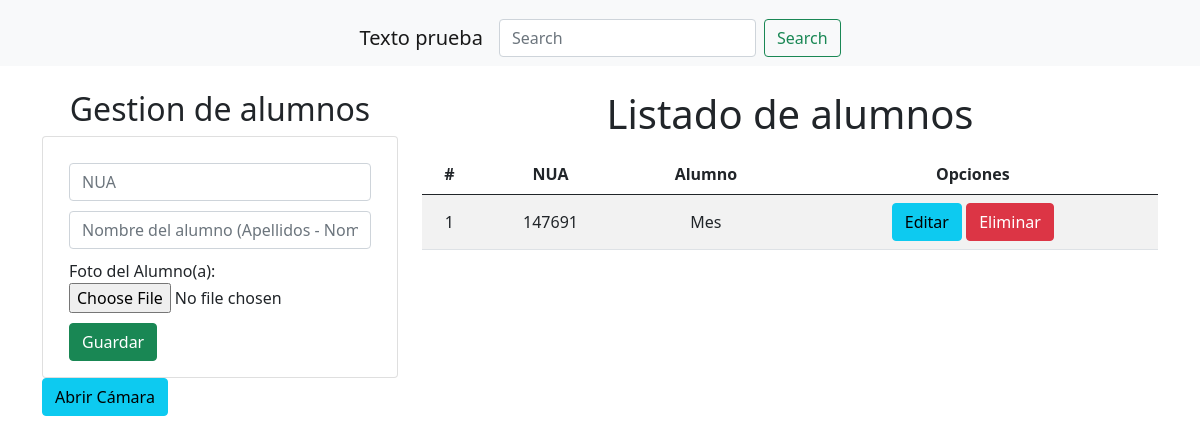
The app's page /, older data.
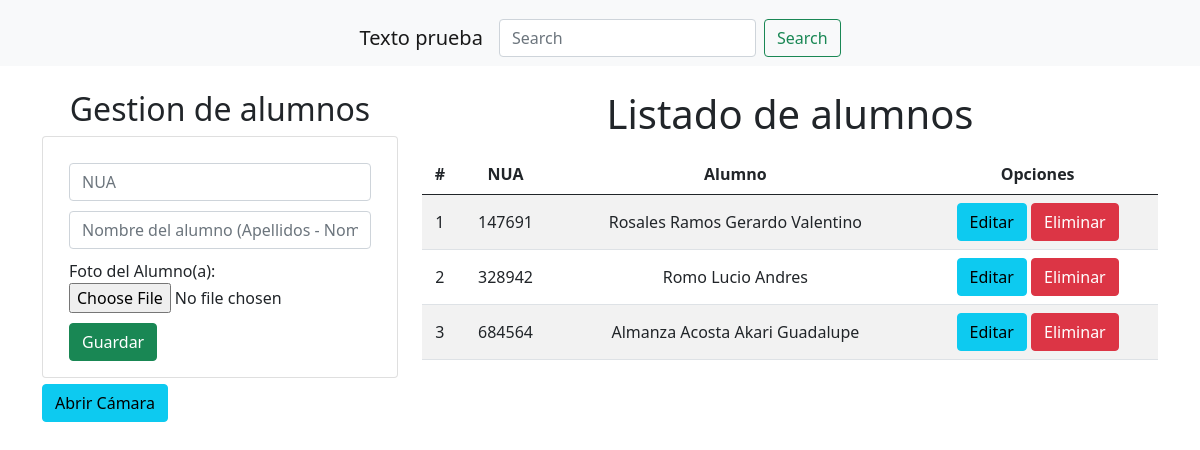
The same page, newer data.
### Aplicaciones/Academico/models.py (models this page shows, shortened)
class Curso(models.Model):
    nua = models.CharField(primary_key=True,max_length=6)
    nombre = models.CharField(max_length=100)
    foto = models.ImageField(upload_to="alumnos", null=True)

### Aplicaciones/Academico/views.py (the view)
# urls.py: path('', views.home),
def home(request):
    alumnosListados = Curso.objects.all()
    return render(request, "gestionAlumnos.html", {"alumnos": alumnosListados})

### Aplicaciones/Academico/templates/gestionAlumnos.html (shortened to what this page needs)
{% extends "./base.html" %}
{% block body %}
<div class="row">
    <div class="col-sm-12 col-md-6 col-lg-4 col-xl-4">
        <h2 class="text-center">Gestion de alumnos</h2>
        <div class="card">
            <div class="card-body" style="display: flex;
                                        justify-content: flex-start;
                                        flex-direction: column-reverse;">
                <form id="formularioCurso" enctype="multipart/form-data" action="/registrarAlumno/" method="POST"> {% csrf_token %}
                    <div class="form-group" style="margin: 10px;">
                        <input type="text"
                                name="txtNUA"
                                id="txtNUA"
                                class="form-control"
                                placeholder="NUA"
                                minlength="6"
                                maxlength="6"
                                required>
                    </div>
                    <div class="form-group" style="margin: 10px;">
                        <input type="text"
                                name="txtNombre"
                                id="txtNombre"
                                class="form-control"
                                placeholder="Nombre del alumno (Apellidos - Nombre(s))"
                                minlength="3"
                                maxlength="100"
                                required>
                    </div>
                    <div class="form-group" style="margin: 10px;">
                        <label for="foto">Foto del Alumno(a): </label>
                        <input type="file" id="foto" name="fotoAlumno" accept="image/*">
                    </div>
                    <div class="form-group" style="display: flex; padding-left: 10px;">
                        <button type="submit" class="btn btn-success btn-block text-white">Guardar</button>
                    </div>
                </form>
            </div>
        </div>
    </div>
    <div class="col-sm-12 col-md-6 col-lg-8 col-xl-8">
        <h1 class="text-center">Listado de alumnos</h1>
        <div class="table-responsive py-2">
            <table class="table table-striped">
                <thead>
                    <tr>
                        <th>#</th>
                        <th>NUA</th>
                        <th>Alumno</th>
                        <th colspan="2">Opciones</th>
                    </tr>
                </thead>
                <tbody>
                    {% for a in alumnos %}
                    <tr>
                        <td>{{forloop.counter}}</td>
                        <td>{{a.nua}}</td>
                        <td>{{a.nombre}}</td>
                        <td>
                            <a href="edicionAlumno/{{a.nua}}" class="btn btn-info">Editar</a>
                            <a href="eliminacionAlumno/{{a.nua}}" class="btn btn-danger btnEliminacion">Eliminar</a>
                        </td>
                    </tr>
                    {% endfor %}
                </tbody>
            </table>
        </div>
    </div>
</div>
<div>
    <a href="recognize/" class="btn btn-info">Abrir Cámara</a>
</div>
{% endblock %}

### Aplicaciones/Academico/templates/base.html (shortened to what this page needs)
<!DOCTYPE html>
<html lang="en">
<head>
    {% load static %}
    <link href="https://cdn.jsdelivr.net/npm/bootstrap@5.0.2/dist/css/bootstrap.min.css" rel="stylesheet">
    <link rel="stylesheet" href="{% static 'css/gestionAlumnos.css'%}">
</head>
<body>
    <nav class="navbar navbar-light bg-light">
        <div class="container-fluid" style="display: flex;
                                            justify-content: center;
                                            padding-top: 10px;">
          <a class="navbar-brand">Texto prueba</a>
          <form class="d-flex">
            <input class="form-control me-2" type="search" placeholder="Search" aria-label="Search">
            <button class="btn btn-outline-success" type="submit">Search</button>
          </form>
        </div>
    </nav>
    <div class="container py-4">
        {% block body %}
        {% endblock %}
    </div>
</body>
</html>

### Aplicaciones/Academico/static/css/gestionAlumnos.css (style rules this page uses)
th, td { text-align: center; vertical-align: middle; }

Row changes from the older to the newer data that the page shows:
changed Curso id 147691: nombre "Mes" → "Rosales Ramos Gerardo Valentino"
added Curso: nua "328942", nombre "Romo Lucio Andres"
added Curso: nua "684564", nombre "Almanza Acosta Akari Guadalupe"
